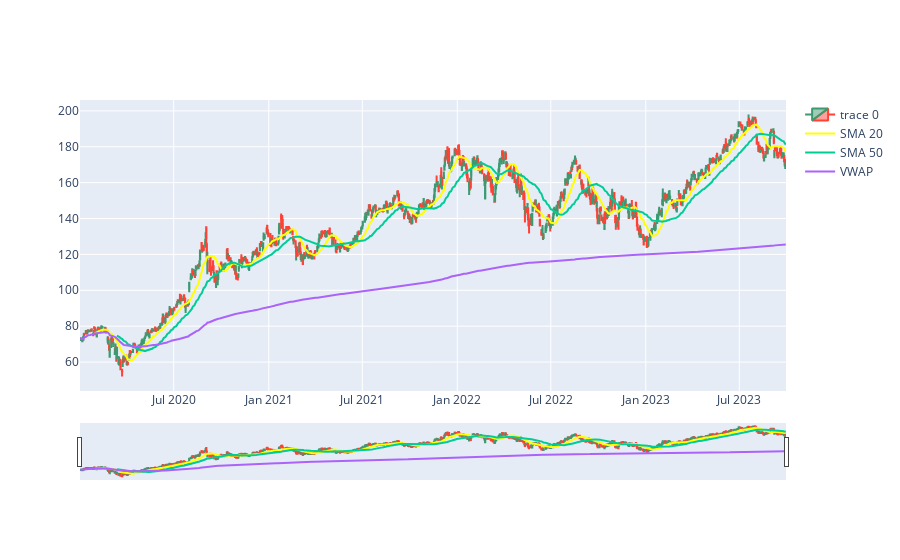

Write notebook code for a chart like this one.
### Markdown cell above
### Question 4: Plot the VWAP along with the 20, 50 Simple Moving Averages and the Candlesticks

### Code cell
vwap_indicator = VWAP(df)
vwap_indicator.run()
vwap = vwap_indicator.get_series()

vwap_p = go.Scatter(x=vwap.index,y=vwap, mode='lines')
vwap_p.name = "VWAP"

s5 = smas.get_series(20)
p20 = go.Scatter(x=s5.index,y=s5, mode='lines', line=dict(color="yellow"))
p20.name = 'SMA 20'

fig = go.Figure(data=[candlestick, p20, p50, vwap_p])
fig.show()

### Figure 1 — Plotly figure (JSON) as saved in the notebook; plotly's stock layout.template omitted (floating-point values rounded to 4 significant figures; data arrays with more than 128 entries replaced by an {"elided": "..."} marker saying what was removed)
{"data": [{"close": {"elided": "943 float values"}, "high": {"elided": "943 float values"}, "low": {"elided": "943 float values"}, "open": {"elided": "943 float values"}, "type": "candlestick", "x": {"elided": "943 str values"}}, {"line": {"color": "yellow"}, "mode": "lines", "name": "SMA 20", "type": "scatter", "x": {"elided": "943 str values"}, "y": {"elided": "943 float values"}}, {"mode": "lines", "name": "SMA 50", "type": "scatter", "x": {"elided": "943 str values"}, "y": {"elided": "943 float values"}}, {"mode": "lines", "name": "VWAP", "type": "scatter", "x": {"elided": "943 str values"}, "y": {"elided": "943 float values"}}], "layout": {}}
